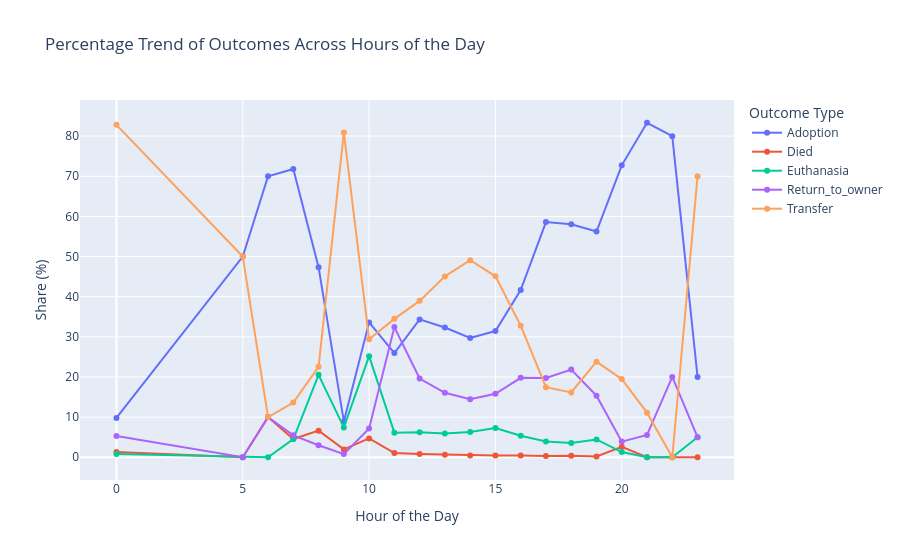

This figure's notebook cell:
### Code cell
"""
Aggregate outcome frequencies by hour of the day and normalize row-wise 
to examine daily operational patterns. Melt the aggregated matrix and plot 
a line chart to track how outcome proportions fluctuate across different hours.
"""
hour_outcome = (
    pd.crosstab(
        train_transformed["DateTime_hour"],
        train_transformed["OutcomeType"],
        normalize="index",
    )
    * 100
).reset_index()

hour_outcome_melted = hour_outcome.melt(
    id_vars="DateTime_hour",
    var_name="OutcomeType",
    value_name="Percentage",
)

fig_hour = px.line(
    hour_outcome_melted,
    x="DateTime_hour",
    y="Percentage",
    color="OutcomeType",
    markers=True,
    title="Percentage Trend of Outcomes Across Hours of the Day",
    labels={
        "DateTime_hour": "Hour of the Day",
        "Percentage": "Share (%)",
        "OutcomeType": "Outcome Type",
    },
)
fig_hour.show()

### Figure 1 — Plotly figure (JSON) as saved in the notebook; plotly's stock layout.template omitted (floating-point values rounded to 4 significant figures)
{"data": [{"hovertemplate": "Outcome Type=Adoption<br>Hour of the Day=%{x}<br>Share (%)=%{y}<extra></extra>", "legendgroup": "Adoption", "line": {"color": "#636efa", "dash": "solid"}, "marker": {"symbol": "circle"}, "mode": "lines+markers", "name": "Adoption", "orientation": "v", "showlegend": true, "type": "scatter", "x": [0, 5, 6, 7, 8, 9, 10, 11, 12, 13, 14, 15, 16, 17, 18, 19, 20, 21, 22, 23], "xaxis": "x", "y": [9.788, 50.0, 70.0, 71.82, 47.35, 8.92, 33.58, 25.95, 34.34, 32.33, 29.71, 31.43, 41.67, 58.58, 58.06, 56.23, 72.73, 83.33, 80.0, 20.0], "yaxis": "y"}, {"hovertemplate": "Outcome Type=Died<br>Hour of the Day=%{x}<br>Share (%)=%{y}<extra></extra>", "legendgroup": "Died", "line": {"color": "#EF553B", "dash": "solid"}, "marker": {"symbol": "circle"}, "mode": "lines+markers", "name": "Died", "orientation": "v", "showlegend": true, "type": "scatter", "x": [0, 5, 6, 7, 8, 9, 10, 11, 12, 13, 14, 15, 16, 17, 18, 19, 20, 21, 22, 23], "xaxis": "x", "y": [1.323, 0.0, 10.0, 4.545, 6.623, 1.956, 4.691, 1.028, 0.8357, 0.6483, 0.4286, 0.4101, 0.4089, 0.2883, 0.38, 0.1847, 2.597, 0.0, 0.0, 0.0], "yaxis": "y"}, {"hovertemplate": "Outcome Type=Euthanasia<br>Hour of the Day=%{x}<br>Share (%)=%{y}<extra></extra>", "legendgroup": "Euthanasia", "line": {"color": "#00cc96", "dash": "solid"}, "marker": {"symbol": "circle"}, "mode": "lines+markers", "name": "Euthanasia", "orientation": "v", "showlegend": true, "type": "scatter", "x": [0, 5, 6, 7, 8, 9, 10, 11, 12, 13, 14, 15, 16, 17, 18, 19, 20, 21, 22, 23], "xaxis": "x", "y": [0.7937, 0.0, 0.0, 4.545, 20.53, 7.433, 25.19, 6.121, 6.248, 5.916, 6.321, 7.271, 5.353, 3.916, 3.556, 4.432, 1.299, 0.0, 0.0, 5.0], "yaxis": "y"}, {"hovertemplate": "Outcome Type=Return_to_owner<br>Hour of the Day=%{x}<br>Share (%)=%{y}<extra></extra>", "legendgroup": "Return_to_owner", "line": {"color": "#ab63fa", "dash": "solid"}, "marker": {"symbol": "circle"}, "mode": "lines+markers", "name": "Return_to_owner", "orientation": "v", "showlegend": true, "type": "scatter", "x": [0, 5, 6, 7, 8, 9, 10, 11, 12, 13, 14, 15, 16, 17, 18, 19, 20, 21, 22, 23], "xaxis": "x", "y": [5.291, 0.0, 10.0, 5.455, 2.98, 0.7825, 7.16, 32.42, 19.62, 16.05, 14.46, 15.81, 19.78, 19.75, 21.85, 15.33, 3.896, 5.556, 20.0, 5.0], "yaxis": "y"}, {"hovertemplate": "Outcome Type=Transfer<br>Hour of the Day=%{x}<br>Share (%)=%{y}<extra></extra>", "legendgroup": "Transfer", "line": {"color": "#FFA15A", "dash": "solid"}, "marker": {"symbol": "circle"}, "mode": "lines+markers", "name": "Transfer", "orientation": "v", "showlegend": true, "type": "scatter", "x": [0, 5, 6, 7, 8, 9, 10, 11, 12, 13, 14, 15, 16, 17, 18, 19, 20, 21, 22, 23], "xaxis": "x", "y": [82.8, 50.0, 10.0, 13.64, 22.52, 80.91, 29.38, 34.48, 38.96, 45.06, 49.07, 45.08, 32.79, 17.47, 16.15, 23.82, 19.48, 11.11, 0.0, 70.0], "yaxis": "y"}], "layout": {"legend": {"title": {"text": "Outcome Type"}, "tracegroupgap": 0}, "title": {"text": "Percentage Trend of Outcomes Across Hours of the Day"}, "xaxis": {"anchor": "y", "domain": [0, 1], "title": {"text": "Hour of the Day"}}, "yaxis": {"anchor": "x", "domain": [0, 1], "title": {"text": "Share (%)"}}}}
